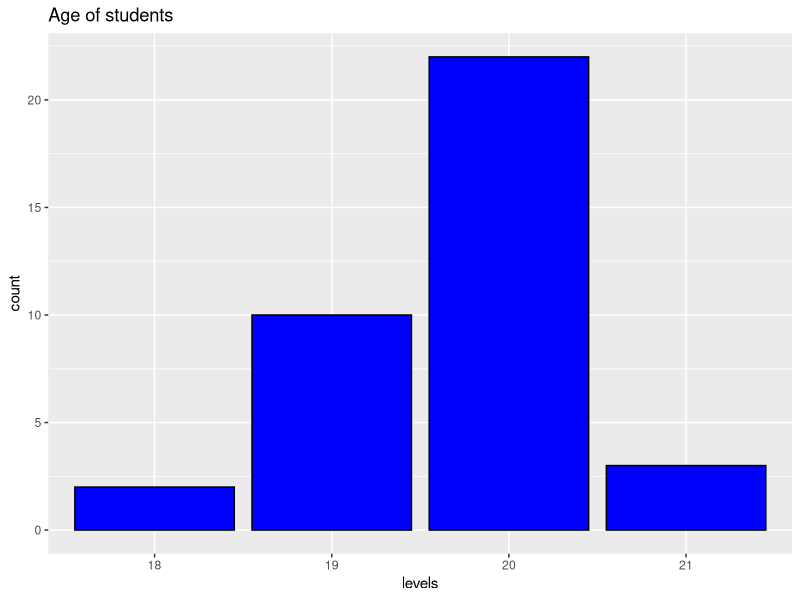
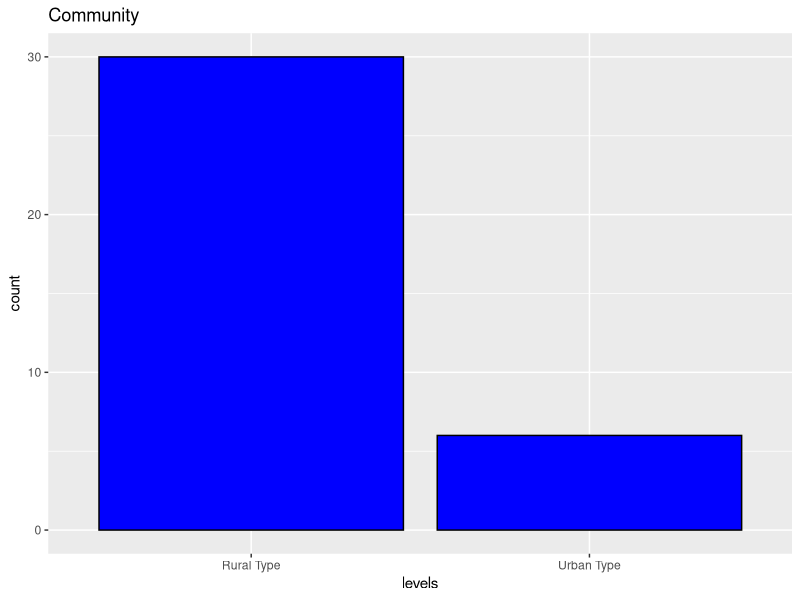
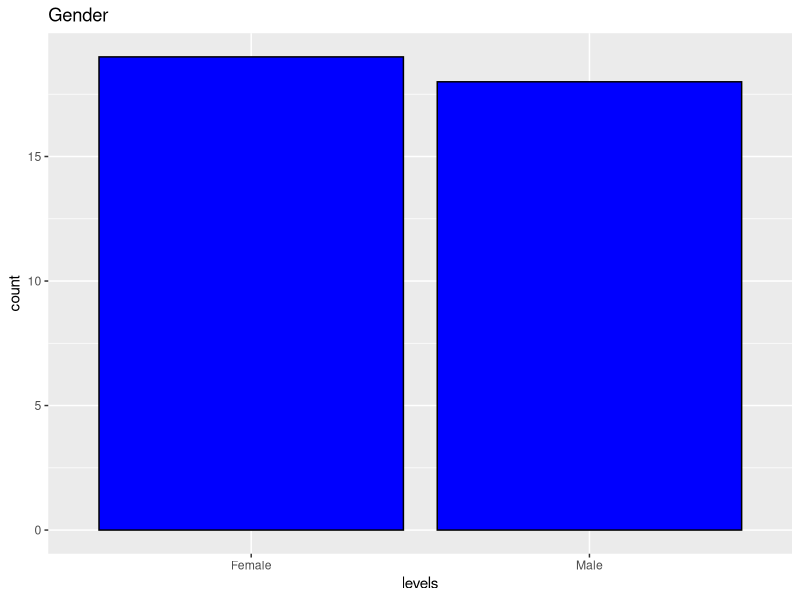

These charts were generated, in order, by the following R code:
library(ggplot2)
library(dplyr)
age <- c(20,19,20,20,20,20,20,19,19,19,20,20,19,20,21,20,20,19,18,20,20,20,20,21,20,20,20,19,18,20,19,20,21,20,19,20,19)
age
age_factor <- as.factor(age) 
age_factor
age_level_factor <- c(18,19,20,21)
age_level_factor
ggplot() + geom_bar(aes(x = age_factor),fill= "blue", color ="black")+labs(title= "Age of students", x = "levels", y = "count")
age_mean <- mean(age)
age_mean
View(age_factor)
community<- c("Rural Type", "Urban Type","Rural Type","Rural Type", "Rural Type", "Rural Type","Rural Type","Rural Type", 
              "Rural Type","Rural Type", "Rural Type", "Rural Type", "Rural Type", "Rural Type", "Rural Type","Rural Type",
              "Rural Type","Urban Type","Rural Type","Rural Type",
          "Rural Type",
          "Urban Type",
          "Rural Type",
          "Rural Type",
          "Rural Type",
          "Rural Type",
          "Rural Type",
          "Rural Type",
          "Rural Type",
          "Rural Type",
          "Rural Type",
          "Rural Type",
          "Urban Type",
          "Urban Type",
          "Rural Type",
          "Urban Type"
)
community
ggplot() + geom_bar(aes(x = community),fill= "blue", color ="black")+labs(title= "Community", x = "levels", y = "count")


gender <- c("Female",
            "Female",
            "Female",
            "Male",
            "Male",
            "Male",
            "Male",
            "Male",
            "Male",
            "Female",
            "Male",
            "Male",
            "Female",
            "Female",
            "Female",
            "Female",
            "Female",
            "Female",
            "Female",
            "Female",
            "Male",
            "Male",
            "Male",
            "Male",
            "Female",
            "Male",
            "Female",
            "Male",
            "Female",
            "Female",
            "Female",
            "Male",
          "Male",
          "Male",
            "Female",
            "Female",
            "Male")
gender
ggplot() + geom_bar(aes(x = gender),fill= "blue", color ="black")+labs(title= "Gender", x = "levels", y = "count")


